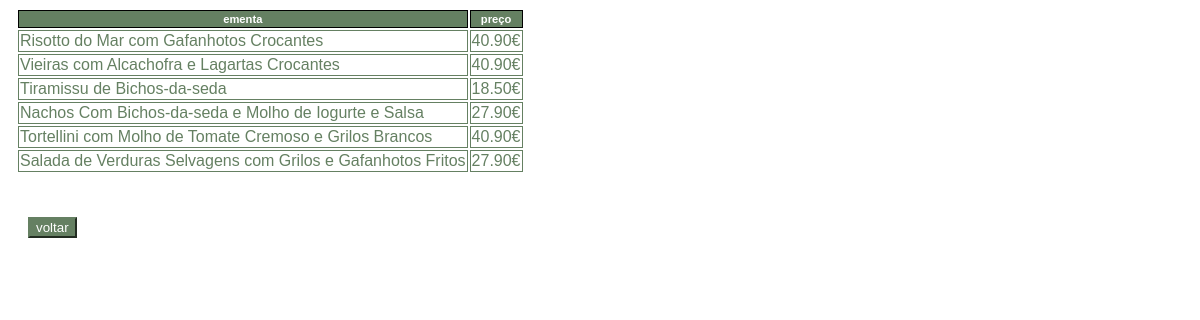
Screenshot of /php/especialidades.php with the database file from the repository.
### tables this page shows
CREATE TABLE `especialidades` (
  `ementa` text NOT NULL,
  `preço` varchar(6) NOT NULL,
  `id` int(11) NOT NULL
);

### php/especialidades.php (the view, shortened to what this page needs)
<html>
    <head>
    </head>
</html>
<?php
include("connect.php");
$sql = "SELECT * FROM especialidades";
$result = $conn->query($sql);
if ($result->num_rows > 0) {
  echo "<table><tr><th>ementa</th><th>preço</th></tr>";
  while($row = $result->fetch_assoc()) {
    echo "<tr><td>".$row["ementa"]."</td><td>".$row["preço"] . "</td></tr>";
  }
  echo "</table> <br> <button onclick=document.location='../admin2.html'>voltar</button>";
} else {
  echo "Sem resultados";
}
?>

### php/especialidades.php (style rules this page uses)
table { margin: 8px; }
th { font-family: Arial, Helvetica, sans-serif; font-size: .7em; background: #658062; color: #FFF; padding: 2px 6px; border-collapse: separate; border: 1px solid #000; }
td { font-family: Arial, Helvetica, sans-serif; font-size: 1em; border: 1px solid; color: #658062; }
button { color: white; background-color: #658062; border-color: #658062; margin-left: 20px; margin-right: 20px; margin-top: 17px; }

### rows the page displays
especialidades: ementa "Risotto do Mar com Gafanhotos Crocantes", preço "40.90€"
especialidades: ementa "Vieiras com Alcachofra e Lagartas Crocantes", preço "40.90€"
especialidades: ementa "Tiramissu de Bichos-da-seda", preço "18.50€"
especialidades: ementa "Nachos Com Bichos-da-seda e Molho de Iogurte e Salsa", preço "27.90€"
especialidades: ementa "Tortellini com Molho de Tomate Cremoso e Grilos Brancos", preço "40.90€"
especialidades: ementa "Salada de Verduras Selvagens com Grilos e Gafanhotos Fritos", preço "27.90€"
